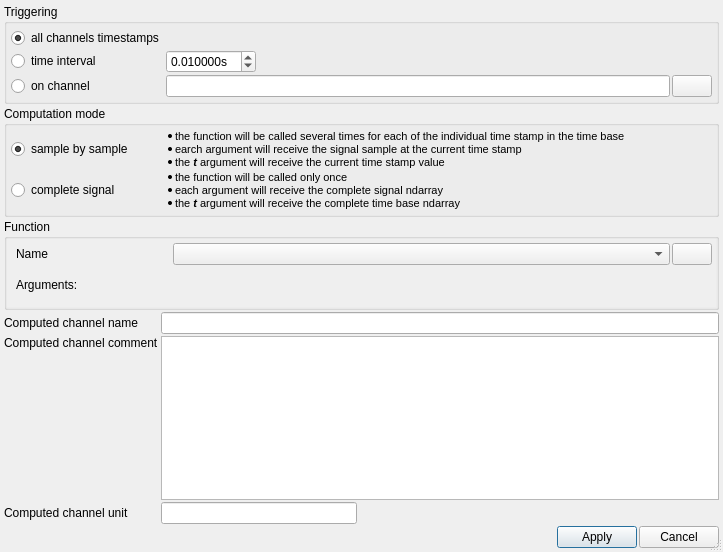
<?xml version="1.0" encoding="UTF-8"?>
<ui version="4.0">
 <class>ComputedChannel</class>
 <widget class="QDialog" name="ComputedChannel">
  <property name="geometry">
   <rect>
    <x>0</x>
    <y>0</y>
    <width>723</width>
    <height>552</height>
   </rect>
  </property>
  <property name="maximumSize">
   <size>
    <width>16777215</width>
    <height>16777215</height>
   </size>
  </property>
  <property name="windowTitle">
   <string>Define new channel</string>
  </property>
  <property name="windowIcon">
   <iconset resource="resource.qrc">
    <normaloff>:/plus.png</normaloff>:/plus.png</iconset>
  </property>
  <property name="sizeGripEnabled">
   <bool>true</bool>
  </property>
  <layout class="QGridLayout" name="gridLayout" rowstretch="0,0,1,0,0,0,0,0" columnstretch="0,0,0,0,0">
   <property name="leftMargin">
    <number>4</number>
   </property>
   <property name="topMargin">
    <number>4</number>
   </property>
   <property name="rightMargin">
    <number>4</number>
   </property>
   <property name="bottomMargin">
    <number>4</number>
   </property>
   <property name="spacing">
    <number>2</number>
   </property>
   <item row="5" column="1" colspan="4">
    <widget class="QPlainTextEdit" name="comment"/>
   </item>
   <item row="7" column="3">
    <widget class="QPushButton" name="apply_btn">
     <property name="text">
      <string>Apply</string>
     </property>
    </widget>
   </item>
   <item row="0" column="0" colspan="5">
    <widget class="QGroupBox" name="groupBox_3">
     <property name="title">
      <string>Triggering</string>
     </property>
     <layout class="QGridLayout" name="gridLayout_8">
      <property name="leftMargin">
       <number>4</number>
      </property>
      <property name="topMargin">
       <number>4</number>
      </property>
      <property name="rightMargin">
       <number>4</number>
      </property>
      <property name="bottomMargin">
       <number>4</number>
      </property>
      <property name="spacing">
       <number>2</number>
      </property>
      <item row="1" column="2">
       <spacer name="horizontalSpacer_8">
        <property name="orientation">
         <enum>Qt::Horizontal</enum>
        </property>
        <property name="sizeHint" stdset="0">
         <size>
          <width>40</width>
          <height>20</height>
         </size>
        </property>
       </spacer>
      </item>
      <item row="1" column="1">
       <widget class="QDoubleSpinBox" name="trigger_interval">
        <property name="suffix">
         <string>s</string>
        </property>
        <property name="decimals">
         <number>6</number>
        </property>
        <property name="minimum">
         <double>0.000001000000000</double>
        </property>
        <property name="maximum">
         <double>10.000000000000000</double>
        </property>
        <property name="singleStep">
         <double>0.100000000000000</double>
        </property>
        <property name="value">
         <double>0.010000000000000</double>
        </property>
       </widget>
      </item>
      <item row="4" column="1" colspan="2">
       <widget class="QLineEdit" name="trigger_channel"/>
      </item>
      <item row="4" column="0">
       <widget class="QRadioButton" name="triggering_on_channel">
        <property name="text">
         <string>on channel</string>
        </property>
       </widget>
      </item>
      <item row="1" column="0">
       <widget class="QRadioButton" name="triggering_on_interval">
        <property name="text">
         <string>time interval</string>
        </property>
       </widget>
      </item>
      <item row="4" column="3">
       <widget class="QPushButton" name="trigger_search_btn">
        <property name="text">
         <string/>
        </property>
        <property name="icon">
         <iconset resource="resource.qrc">
          <normaloff>:/search.png</normaloff>:/search.png</iconset>
        </property>
       </widget>
      </item>
      <item row="0" column="0">
       <widget class="QRadioButton" name="triggering_on_all">
        <property name="text">
         <string>all channels timestamps</string>
        </property>
        <property name="checked">
         <bool>true</bool>
        </property>
       </widget>
      </item>
     </layout>
    </widget>
   </item>
   <item row="7" column="1">
    <spacer name="horizontalSpacer_3">
     <property name="orientation">
      <enum>Qt::Horizontal</enum>
     </property>
     <property name="sizeHint" stdset="0">
      <size>
       <width>40</width>
       <height>20</height>
      </size>
     </property>
    </spacer>
   </item>
   <item row="7" column="4">
    <widget class="QPushButton" name="cancel_btn">
     <property name="text">
      <string>Cancel</string>
     </property>
    </widget>
   </item>
   <item row="6" column="0">
    <widget class="QLabel" name="label_6">
     <property name="text">
      <string>Computed channel unit</string>
     </property>
    </widget>
   </item>
   <item row="5" column="0">
    <widget class="QLabel" name="label_8">
     <property name="text">
      <string>Computed channel comment</string>
     </property>
     <property name="alignment">
      <set>Qt::AlignLeading|Qt::AlignLeft|Qt::AlignTop</set>
     </property>
    </widget>
   </item>
   <item row="6" column="1">
    <widget class="QLineEdit" name="unit">
     <property name="placeholderText">
      <string/>
     </property>
    </widget>
   </item>
   <item row="3" column="0">
    <widget class="QLabel" name="label_7">
     <property name="text">
      <string>Computed channel name</string>
     </property>
    </widget>
   </item>
   <item row="3" column="1" colspan="4">
    <widget class="QLineEdit" name="name">
     <property name="inputMask">
      <string/>
     </property>
     <property name="text">
      <string/>
     </property>
     <property name="placeholderText">
      <string/>
     </property>
    </widget>
   </item>
   <item row="7" column="2">
    <spacer name="horizontalSpacer_7">
     <property name="orientation">
      <enum>Qt::Horizontal</enum>
     </property>
     <property name="sizeHint" stdset="0">
      <size>
       <width>40</width>
       <height>20</height>
      </size>
     </property>
    </spacer>
   </item>
   <item row="2" column="0" colspan="5">
    <widget class="QGroupBox" name="groupBox">
     <property name="title">
      <string>Function</string>
     </property>
     <layout class="QVBoxLayout" name="verticalLayout">
      <property name="spacing">
       <number>0</number>
      </property>
      <property name="leftMargin">
       <number>0</number>
      </property>
      <property name="topMargin">
       <number>0</number>
      </property>
      <property name="rightMargin">
       <number>0</number>
      </property>
      <property name="bottomMargin">
       <number>0</number>
      </property>
      <item>
       <widget class="QScrollArea" name="scrollArea">
        <property name="frameShape">
         <enum>QFrame::NoFrame</enum>
        </property>
        <property name="lineWidth">
         <number>0</number>
        </property>
        <property name="widgetResizable">
         <bool>true</bool>
        </property>
        <widget class="QWidget" name="args_widget">
         <property name="geometry">
          <rect>
           <x>0</x>
           <y>0</y>
           <width>713</width>
           <height>69</height>
          </rect>
         </property>
         <layout class="QGridLayout" name="arg_layout">
          <property name="leftMargin">
           <number>9</number>
          </property>
          <property name="topMargin">
           <number>4</number>
          </property>
          <property name="rightMargin">
           <number>4</number>
          </property>
          <property name="bottomMargin">
           <number>4</number>
          </property>
          <property name="spacing">
           <number>2</number>
          </property>
          <item row="0" column="2">
           <widget class="QPushButton" name="show_definition_btn">
            <property name="text">
             <string/>
            </property>
            <property name="icon">
             <iconset resource="resource.qrc">
              <normaloff>:/info.png</normaloff>:/info.png</iconset>
            </property>
           </widget>
          </item>
          <item row="1" column="1">
           <spacer name="horizontalSpacer">
            <property name="orientation">
             <enum>Qt::Horizontal</enum>
            </property>
            <property name="sizeHint" stdset="0">
             <size>
              <width>40</width>
              <height>20</height>
             </size>
            </property>
           </spacer>
          </item>
          <item row="0" column="0">
           <widget class="QLabel" name="label_9">
            <property name="minimumSize">
             <size>
              <width>155</width>
              <height>0</height>
             </size>
            </property>
            <property name="text">
             <string>Name</string>
            </property>
           </widget>
          </item>
          <item row="0" column="1">
           <widget class="QComboBox" name="functions"/>
          </item>
          <item row="1" column="0">
           <widget class="QLabel" name="label">
            <property name="text">
             <string>Arguments:</string>
            </property>
           </widget>
          </item>
         </layout>
        </widget>
       </widget>
      </item>
     </layout>
    </widget>
   </item>
   <item row="1" column="0" colspan="5">
    <widget class="QGroupBox" name="groupBox_2">
     <property name="title">
      <string>Computation mode</string>
     </property>
     <layout class="QGridLayout" name="gridLayout_2" columnstretch="0,1">
      <property name="leftMargin">
       <number>4</number>
      </property>
      <property name="topMargin">
       <number>4</number>
      </property>
      <property name="rightMargin">
       <number>4</number>
      </property>
      <property name="bottomMargin">
       <number>4</number>
      </property>
      <property name="spacing">
       <number>2</number>
      </property>
      <item row="0" column="0">
       <widget class="QRadioButton" name="sample_by_sample">
        <property name="text">
         <string>sample by sample</string>
        </property>
        <property name="checked">
         <bool>true</bool>
        </property>
       </widget>
      </item>
      <item row="0" column="1">
       <widget class="QLabel" name="label_24">
        <property name="text">
         <string>&lt;!DOCTYPE HTML PUBLIC &quot;-//W3C//DTD HTML 4.0//EN&quot; &quot;http://www.w3.org/TR/REC-html40/strict.dtd&quot;&gt;
&lt;html&gt;&lt;head&gt;&lt;meta name=&quot;qrichtext&quot; content=&quot;1&quot; /&gt;&lt;meta charset=&quot;utf-8&quot; /&gt;&lt;style type=&quot;text/css&quot;&gt;
p, li { white-space: pre-wrap; }
hr { height: 1px; border-width: 0; }
&lt;/style&gt;&lt;/head&gt;&lt;body style=&quot; font-family:'Segoe UI'; font-size:9pt; font-weight:400; font-style:normal;&quot;&gt;
&lt;ul style=&quot;margin-top: 0px; margin-bottom: 0px; margin-left: 0px; margin-right: 0px; -qt-list-indent: 1;&quot;&gt;&lt;li style=&quot; font-family:'MS Shell Dlg 2'; font-size:8pt;&quot; style=&quot; margin-top:12px; margin-bottom:0px; margin-left:0px; margin-right:0px; -qt-block-indent:0; text-indent:0px;&quot;&gt;the function will be called several times for each of the individual time stamp in the time base&lt;/li&gt;
&lt;li style=&quot; font-family:'MS Shell Dlg 2'; font-size:8pt;&quot; style=&quot; margin-top:0px; margin-bottom:0px; margin-left:0px; margin-right:0px; -qt-block-indent:0; text-indent:0px;&quot;&gt;earch argument will receive the signal sample at the current time stamp&lt;/li&gt;
&lt;li style=&quot; font-family:'MS Shell Dlg 2'; font-size:8pt;&quot; style=&quot; margin-top:0px; margin-bottom:0px; margin-left:0px; margin-right:0px; -qt-block-indent:0; text-indent:0px;&quot;&gt;the&lt;span style=&quot; font-weight:700; font-style:italic;&quot;&gt; t&lt;/span&gt; argument will receive the current time stamp value&lt;/li&gt;&lt;/ul&gt;&lt;/body&gt;&lt;/html&gt;</string>
        </property>
        <property name="textFormat">
         <enum>Qt::RichText</enum>
        </property>
        <property name="wordWrap">
         <bool>false</bool>
        </property>
       </widget>
      </item>
      <item row="1" column="0">
       <widget class="QRadioButton" name="complete_signal">
        <property name="text">
         <string>complete signal</string>
        </property>
        <property name="checked">
         <bool>false</bool>
        </property>
       </widget>
      </item>
      <item row="1" column="1">
       <widget class="QLabel" name="label_25">
        <property name="text">
         <string>&lt;!DOCTYPE HTML PUBLIC &quot;-//W3C//DTD HTML 4.0//EN&quot; &quot;http://www.w3.org/TR/REC-html40/strict.dtd&quot;&gt;
&lt;html&gt;&lt;head&gt;&lt;meta name=&quot;qrichtext&quot; content=&quot;1&quot; /&gt;&lt;meta charset=&quot;utf-8&quot; /&gt;&lt;style type=&quot;text/css&quot;&gt;
p, li { white-space: pre-wrap; }
hr { height: 1px; border-width: 0; }
&lt;/style&gt;&lt;/head&gt;&lt;body style=&quot; font-family:'Segoe UI'; font-size:9pt; font-weight:400; font-style:normal;&quot;&gt;
&lt;ul style=&quot;margin-top: 0px; margin-bottom: 0px; margin-left: 0px; margin-right: 0px; -qt-list-indent: 1;&quot;&gt;&lt;li style=&quot; font-family:'MS Shell Dlg 2'; font-size:8pt;&quot; style=&quot; margin-top:0px; margin-bottom:0px; margin-left:0px; margin-right:0px; -qt-block-indent:0; text-indent:0px;&quot;&gt;the function will be called only once&lt;/li&gt;
&lt;li style=&quot; font-family:'MS Shell Dlg 2'; font-size:8pt;&quot; style=&quot; margin-top:0px; margin-bottom:0px; margin-left:0px; margin-right:0px; -qt-block-indent:0; text-indent:0px;&quot;&gt;each argument will receive the complete signal ndarray&lt;/li&gt;&lt;/ul&gt;
&lt;ul style=&quot;margin-top: 0px; margin-bottom: 0px; margin-left: 0px; margin-right: 0px; -qt-list-indent: 1;&quot;&gt;&lt;li style=&quot; font-family:'MS Shell Dlg 2'; font-size:8pt;&quot; style=&quot; margin-top:0px; margin-bottom:0px; margin-left:0px; margin-right:0px; -qt-block-indent:0; text-indent:0px;&quot;&gt;the&lt;span style=&quot; font-style:italic;&quot;&gt; &lt;/span&gt;&lt;span style=&quot; font-weight:700; font-style:italic;&quot;&gt;t&lt;/span&gt;&lt;span style=&quot; font-style:italic;&quot;&gt; &lt;/span&gt;argument will receive the complete time base ndarray&lt;/li&gt;&lt;/ul&gt;&lt;/body&gt;&lt;/html&gt;</string>
        </property>
       </widget>
      </item>
     </layout>
    </widget>
   </item>
  </layout>
 </widget>
 <resources>
  <include location="resource.qrc"/>
 </resources>
 <connections/>
</ui>
